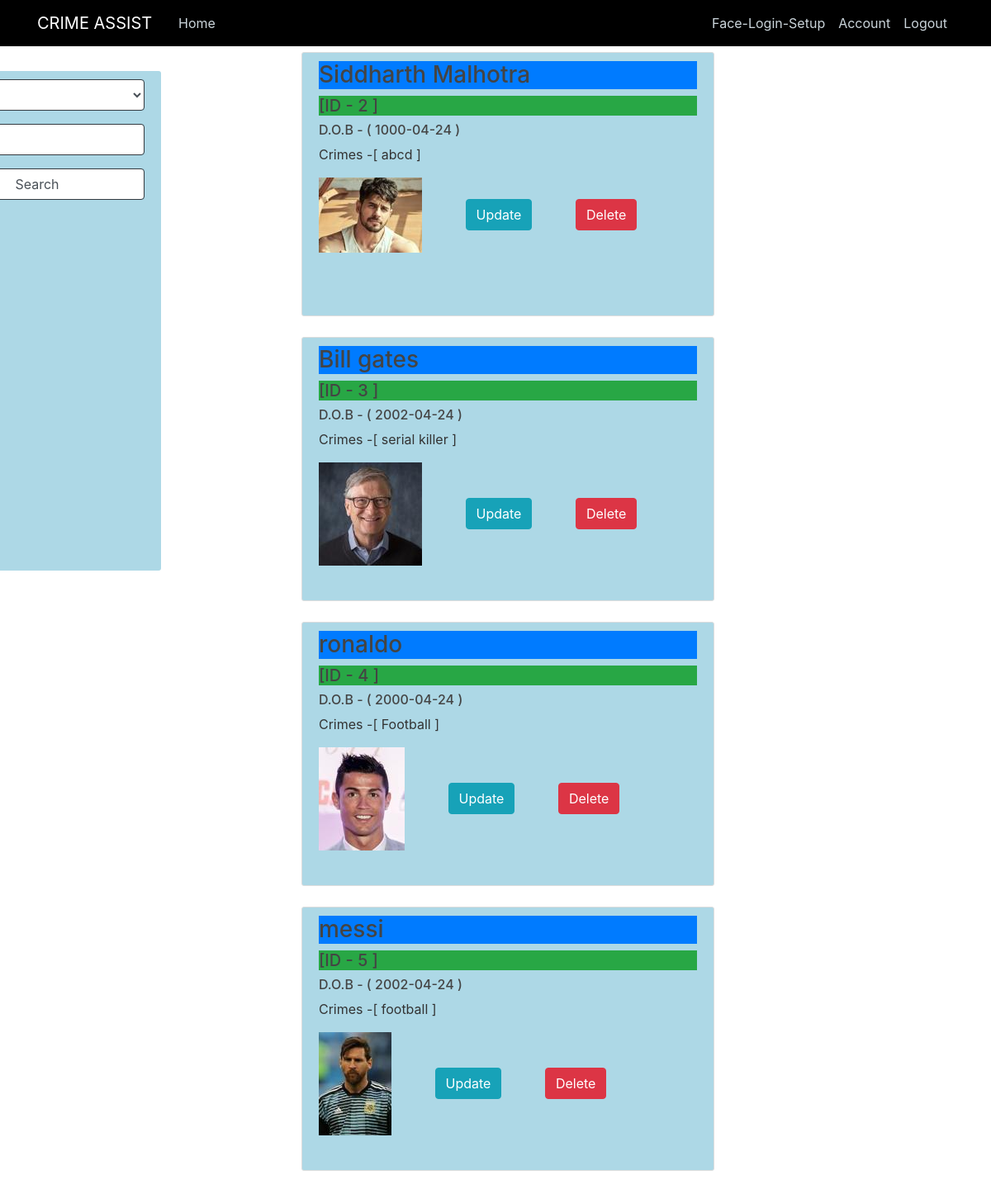
The app's page /update (signed in), older data.
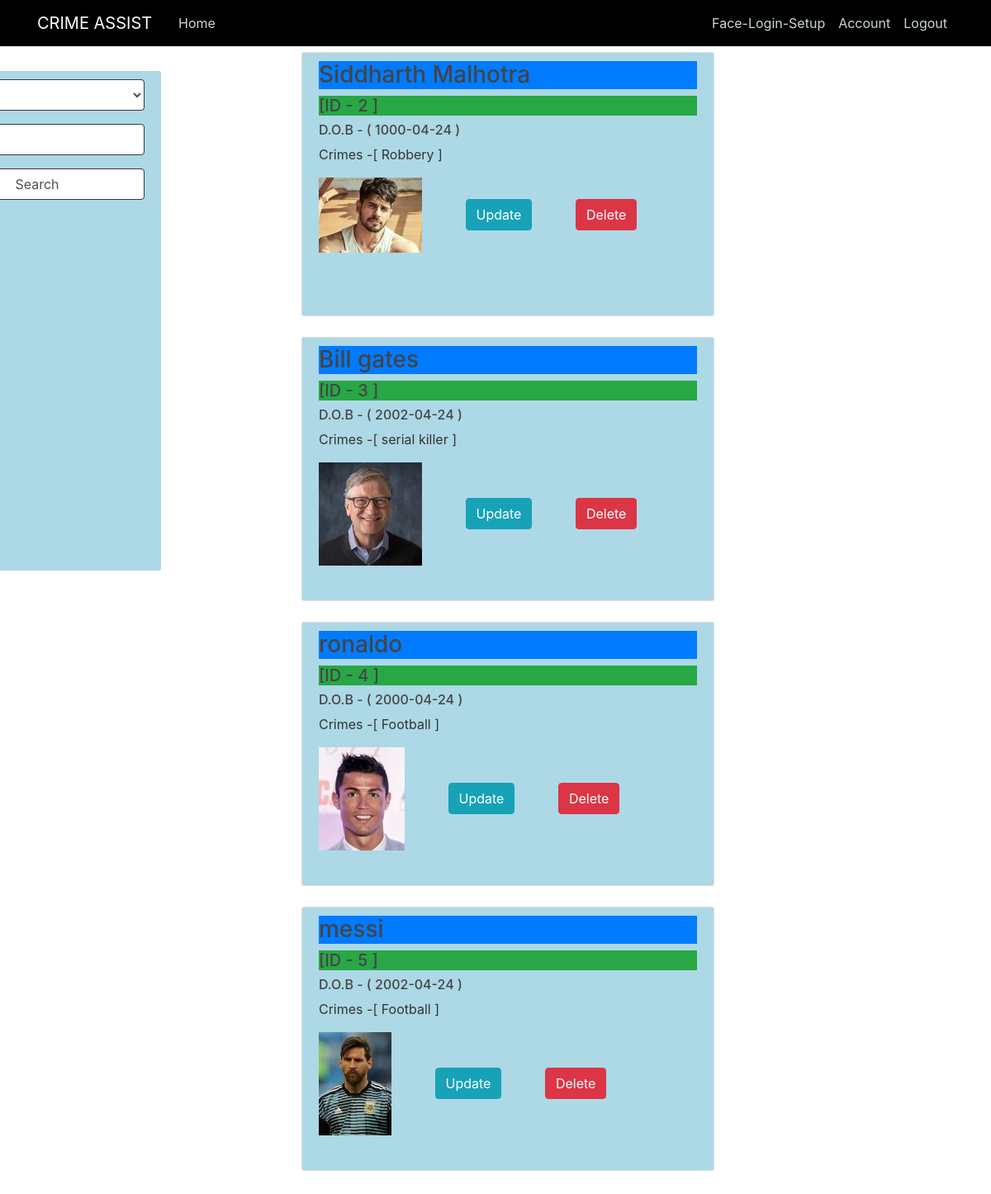
The same page, newer data.
### crimeassist/models.py (models this page shows, shortened)
class Convict(db.Model):
    id = db.Column(db.Integer,primary_key=True)
    name = db.Column(db.String(25),nullable=False)
    dob = db.Column(db.Date ,nullable = False)
    profile_image = db.Column(db.String(20),nullable=False)
    crimes = db.Column(db.Text,nullable=False)
    images = db.relationship('ConvictImage', backref = 'person', lazy=True)

### crimeassist/routes.py (the view, shortened to what this page needs)
@app.route('/update', methods=['POST', 'GET'])
@login_required
def update():
    form = SearchForm()
    convicts=Convict.query.all()
    return render_template('update.html', form=form,convicts=convicts)

### crimeassist/forms.py
class SearchForm(FlaskForm):
    search_using = SelectField('Search Using : ', choices = [('name', 'Name'),('id', 'ID'),('dob','D.O.B (yyyy-mm-dd)'),('crimes','Crime')],validate_choice=False)
    search = StringField('Search')
    submit  = SubmitField('Search')

### crimeassist/models.py (called while the page is built)
@login_manager.user_loader
def load_user(user_id):
    return User.query.get(user_id)

### crimeassist/templates/update.html (shortened to what this page needs)
{% extends "layout.html" %}
{% block content %}
<div class="search-bar">
    <form action="" method="POST">
      <fieldset >
        <div class="form-group">
            {% if form.search_using.errors %}
              {{ form.search_using(class="form-control form-control-md is-invalid") }}
              <div class="invalid-feedback">
                {% for error in form.search_using.errors %}
                  <span>{{ error }}</span>
                {% endfor %}
              </div>
            {% else %}
              {{ form.search_using(class="form-control form-control-md border-dark") }}
            {% endif %}
            </div>
          <div class="form-group">
            {% if form.search.errors %}
              {{ form.search(class="form-control form-control-md is-invalid") }}
              <div class="invalid-feedback">
                {% for error in form.search.errors %}
                  <span>{{ error }}</span>
                {% endfor %}
              </div>
            {% else %}
              {{ form.search(class="form-control form-control-md border-dark") }}
            {% endif %}
            </div>
            <div class="form-group">
                {% if form.submit.errors %}
                  {{ form.submit(class="form-control form-control-md is-invalid") }}
                  <div class="invalid-feedback">
                    {% for error in form.submit.errors %}
                      <span>{{ error }}</span>
                    {% endfor %}
                  </div>
                {% else %}
                  {{ form.submit(class="form-control form-control-md border-dark") }}
                {% endif %}
                </div>
    {%  if not convicts  %}
        <div class="search-convicts">
            <h3 class="bg-primary"> No search results </h3>
            <p> Kindly search with another keyword.</p>
        </div>
    {% else %}
        {% for convict in convicts %}
            <div class="search-convicts">
                <h3 class="bg-primary">{{ convict.name }} <h5 class="bg-success">[ID - {{ convict.id }} ]</h5></h3>
                <h6>D.O.B - ( {{ convict.dob }} )</h6>
                <p>Crimes -[ {{ convict.crimes }} ]</p>
                <img src="{{ url_for('static',filename = 'convict_pics/'+ convict.profile_image ) }}" alt="Photo here">
                <a href="{{ url_for('updateConvictInfo',convict_id = convict.id)  }}" class="btn btn-info ml-5"> Update</a>
                <a href="{{ url_for('deleteConvict',convict_id = convict.id)  }}" class="btn btn-danger ml-5"  onclick="return deleteConFunc();"> Delete </a>
            </div>
        {% endfor %}
    {%  endif    %}
{% endblock content %}

Row changes from the older to the newer data that the page shows:
changed Convict "Siddharth Malhotra": crimes "abcd" → "Robbery"
changed Convict "messi": crimes "football" → "Football"
